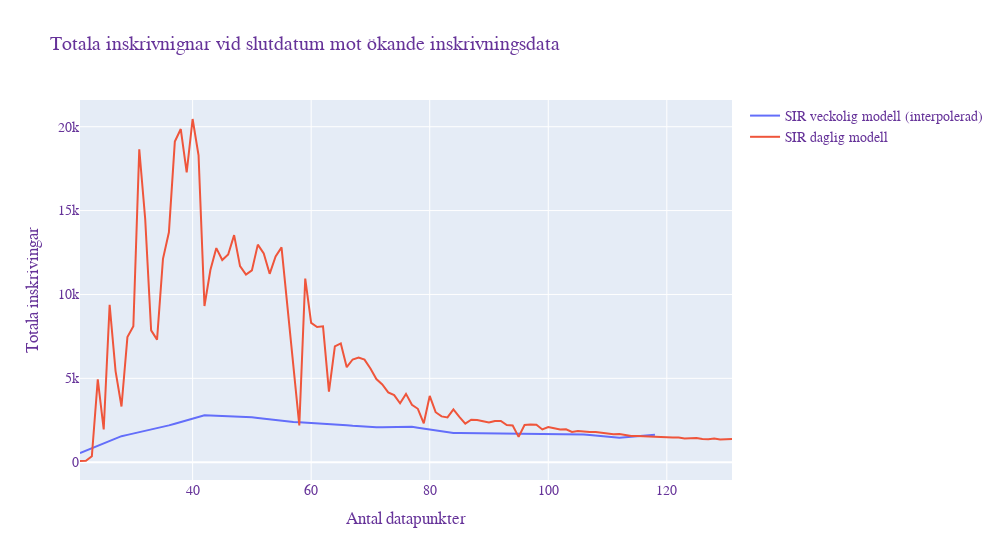
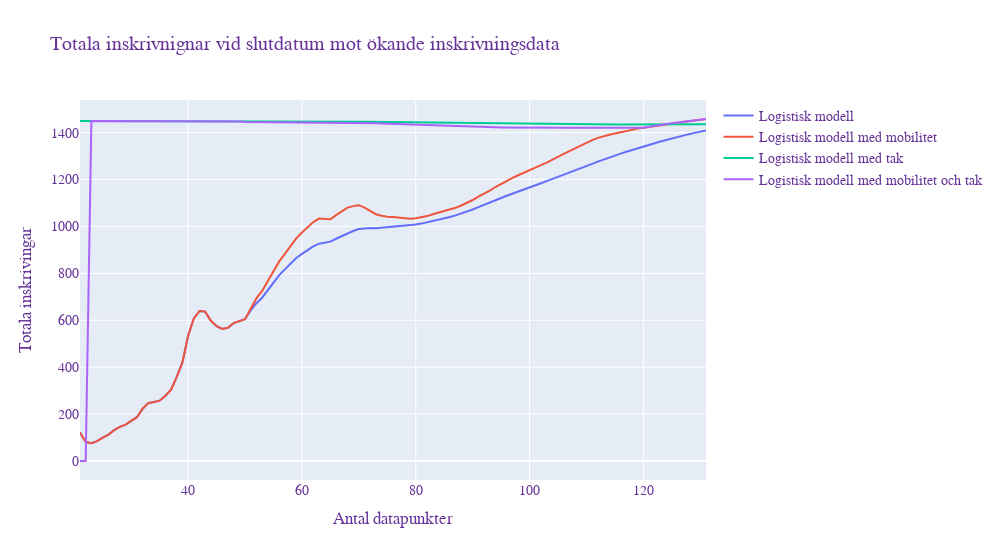

These figures' notebook cell, in order:
### Code cell
t_totaladmissions = np.linspace(21,131,111)

Totaladmissionsfig1 = go.Figure()

#SIR total admissions week to daily
Totaladmissionsfig1.add_trace(go.Scatter(x=t_totaladmissions, 
                    y=SIR_totaladmissions_week2daily,
                    mode='lines',
                    name='SIR veckolig modell (interpolerad)'))

#SIR total admissions daily
Totaladmissionsfig1.add_trace(go.Scatter(x=t_totaladmissions, 
                    y=Totaladmissions['totalAdmissions_SIR_daily'],
                    mode='lines',
                    name='SIR daglig modell'))



Totaladmissionsfig1.update_layout(
                    title='Totala inskrivnignar vid slutdatum mot ökande inskrivningsdata',
                    xaxis_title='Antal datapunkter',
                    yaxis_title='Totala inskrivingar',
                    autosize=False,
                    width=1000,
                    #xaxis_range=[pd.to_datetime('2020-03-01')+timedelta(days=21),pd.to_datetime('2020-03-01')+timedelta(days=42)+timedelta(days=data_points_MAPE)],
                    
                    font=dict(
                      family="Courier New, monospace",
                      size=14,
                      color="RebeccaPurple"
    )
) 
Totaladmissionsfig1.show()

Totaladmissionsfig2 = go.Figure()


#logistiska total admissions
Totaladmissionsfig2.add_trace(go.Scatter(x=t_totaladmissions, 
                    y=Totaladmissions['totalAdmissions_logistiska'],
                    mode='lines',
                    name='Logistisk modell'))

#logistiska mobilitet total admissions
Totaladmissionsfig2.add_trace(go.Scatter(x=t_totaladmissions, 
                    y=Totaladmissions['totalAdmissions_logistiska_mobilitet'],
                    mode='lines',
                    name='Logistisk modell med mobilitet'))

#logistiska tak total admissions
Totaladmissionsfig2.add_trace(go.Scatter(x=t_totaladmissions, 
                    y=Totaladmissions['totalAdmissions_logistiska_tak'],
                    mode='lines',
                    name='Logistisk modell med tak'))

#logistiska mobilitet tak MAPE
Totaladmissionsfig2.add_trace(go.Scatter(x=t_totaladmissions,
                    y=Totaladmissions['totalAdmissions_logistiska_mobilitet_tak'],
                    mode='lines',
                    name='Logistisk modell med mobilitet och tak'))

Totaladmissionsfig2.update_layout(
                    title='Totala inskrivnignar vid slutdatum mot ökande inskrivningsdata',
                    xaxis_title='Antal datapunkter',
                    yaxis_title='Totala inskrivingar',
                    autosize=False,
                    width=1000,
                    #xaxis_range=[pd.to_datetime('2020-03-01')+timedelta(days=21),pd.to_datetime('2020-03-01')+timedelta(days=42)+timedelta(days=data_points_MAPE)],
                    
                    font=dict(
                      family="Courier New, monospace",
                      size=14,
                      color="RebeccaPurple"
    )
) 
Totaladmissionsfig2.show()

### Figure 1 — Plotly figure (JSON) as saved in the notebook; plotly's stock layout.template omitted (floating-point values rounded to 4 significant figures; data arrays with more than 128 entries replaced by an {"elided": "..."} marker saying what was removed)
{"data": [{"mode": "lines", "name": "SIR veckolig modell (interpolerad)", "type": "scatter", "x": [21, 22, 23, 24, 25, 26, 27, 28, 29, 30, 31, 32, 33, 34, 35, 36, 37, 38, 39, 40, 41, 42, 43, 44, 45, 46, 47, 48, 49, 50, 51, 52, 53, 54, 55, 56, 57, 58, 59, 60, 61, 62, 63, 64, 65, 66, 67, 68, 69, 70, 71, 72, 73, 74, 75, 76, 77, 78, 79, 80, 81, 82, 83, 84, 85, 86, 87, 88, 89, 90, 91, 92, 93, 94, 95, 96, 97, 98, 99, 100, 101, 102, 103, 104, 105, 106, 107, 108, 109, 110, 111, 112, 113, 114, 115, 116, 117, 118, 119, 120, 121, 122, 123, 124, 125, 126, 127, 128, 129, 130, 131], "y": {"elided": "896 float values"}}, {"mode": "lines", "name": "SIR daglig modell", "type": "scatter", "x": [21, 22, 23, 24, 25, 26, 27, 28, 29, 30, 31, 32, 33, 34, 35, 36, 37, 38, 39, 40, 41, 42, 43, 44, 45, 46, 47, 48, 49, 50, 51, 52, 53, 54, 55, 56, 57, 58, 59, 60, 61, 62, 63, 64, 65, 66, 67, 68, 69, 70, 71, 72, 73, 74, 75, 76, 77, 78, 79, 80, 81, 82, 83, 84, 85, 86, 87, 88, 89, 90, 91, 92, 93, 94, 95, 96, 97, 98, 99, 100, 101, 102, 103, 104, 105, 106, 107, 108, 109, 110, 111, 112, 113, 114, 115, 116, 117, 118, 119, 120, 121, 122, 123, 124, 125, 126, 127, 128, 129, 130, 131], "y": {"elided": "129 float values"}}], "layout": {"autosize": false, "font": {"color": "RebeccaPurple", "family": "Courier New, monospace", "size": 14}, "title": {"text": "Totala inskrivnignar vid slutdatum mot ökande inskrivningsdata"}, "width": 1000, "xaxis": {"title": {"text": "Antal datapunkter"}}, "yaxis": {"title": {"text": "Totala inskrivingar"}}}}

### Figure 2 — Plotly figure (JSON) as saved in the notebook; plotly's stock layout.template omitted (floating-point values rounded to 4 significant figures; data arrays with more than 128 entries replaced by an {"elided": "..."} marker saying what was removed)
{"data": [{"mode": "lines", "name": "Logistisk modell", "type": "scatter", "x": [21, 22, 23, 24, 25, 26, 27, 28, 29, 30, 31, 32, 33, 34, 35, 36, 37, 38, 39, 40, 41, 42, 43, 44, 45, 46, 47, 48, 49, 50, 51, 52, 53, 54, 55, 56, 57, 58, 59, 60, 61, 62, 63, 64, 65, 66, 67, 68, 69, 70, 71, 72, 73, 74, 75, 76, 77, 78, 79, 80, 81, 82, 83, 84, 85, 86, 87, 88, 89, 90, 91, 92, 93, 94, 95, 96, 97, 98, 99, 100, 101, 102, 103, 104, 105, 106, 107, 108, 109, 110, 111, 112, 113, 114, 115, 116, 117, 118, 119, 120, 121, 122, 123, 124, 125, 126, 127, 128, 129, 130, 131], "y": {"elided": "129 float values"}}, {"mode": "lines", "name": "Logistisk modell med mobilitet", "type": "scatter", "x": [21, 22, 23, 24, 25, 26, 27, 28, 29, 30, 31, 32, 33, 34, 35, 36, 37, 38, 39, 40, 41, 42, 43, 44, 45, 46, 47, 48, 49, 50, 51, 52, 53, 54, 55, 56, 57, 58, 59, 60, 61, 62, 63, 64, 65, 66, 67, 68, 69, 70, 71, 72, 73, 74, 75, 76, 77, 78, 79, 80, 81, 82, 83, 84, 85, 86, 87, 88, 89, 90, 91, 92, 93, 94, 95, 96, 97, 98, 99, 100, 101, 102, 103, 104, 105, 106, 107, 108, 109, 110, 111, 112, 113, 114, 115, 116, 117, 118, 119, 120, 121, 122, 123, 124, 125, 126, 127, 128, 129, 130, 131], "y": {"elided": "129 float values"}}, {"mode": "lines", "name": "Logistisk modell med tak", "type": "scatter", "x": [21, 22, 23, 24, 25, 26, 27, 28, 29, 30, 31, 32, 33, 34, 35, 36, 37, 38, 39, 40, 41, 42, 43, 44, 45, 46, 47, 48, 49, 50, 51, 52, 53, 54, 55, 56, 57, 58, 59, 60, 61, 62, 63, 64, 65, 66, 67, 68, 69, 70, 71, 72, 73, 74, 75, 76, 77, 78, 79, 80, 81, 82, 83, 84, 85, 86, 87, 88, 89, 90, 91, 92, 93, 94, 95, 96, 97, 98, 99, 100, 101, 102, 103, 104, 105, 106, 107, 108, 109, 110, 111, 112, 113, 114, 115, 116, 117, 118, 119, 120, 121, 122, 123, 124, 125, 126, 127, 128, 129, 130, 131], "y": {"elided": "129 float values"}}, {"mode": "lines", "name": "Logistisk modell med mobilitet och tak", "type": "scatter", "x": [21, 22, 23, 24, 25, 26, 27, 28, 29, 30, 31, 32, 33, 34, 35, 36, 37, 38, 39, 40, 41, 42, 43, 44, 45, 46, 47, 48, 49, 50, 51, 52, 53, 54, 55, 56, 57, 58, 59, 60, 61, 62, 63, 64, 65, 66, 67, 68, 69, 70, 71, 72, 73, 74, 75, 76, 77, 78, 79, 80, 81, 82, 83, 84, 85, 86, 87, 88, 89, 90, 91, 92, 93, 94, 95, 96, 97, 98, 99, 100, 101, 102, 103, 104, 105, 106, 107, 108, 109, 110, 111, 112, 113, 114, 115, 116, 117, 118, 119, 120, 121, 122, 123, 124, 125, 126, 127, 128, 129, 130, 131], "y": {"elided": "129 float values"}}], "layout": {"autosize": false, "font": {"color": "RebeccaPurple", "family": "Courier New, monospace", "size": 14}, "title": {"text": "Totala inskrivnignar vid slutdatum mot ökande inskrivningsdata"}, "width": 1000, "xaxis": {"title": {"text": "Antal datapunkter"}}, "yaxis": {"title": {"text": "Totala inskrivingar"}}}}
